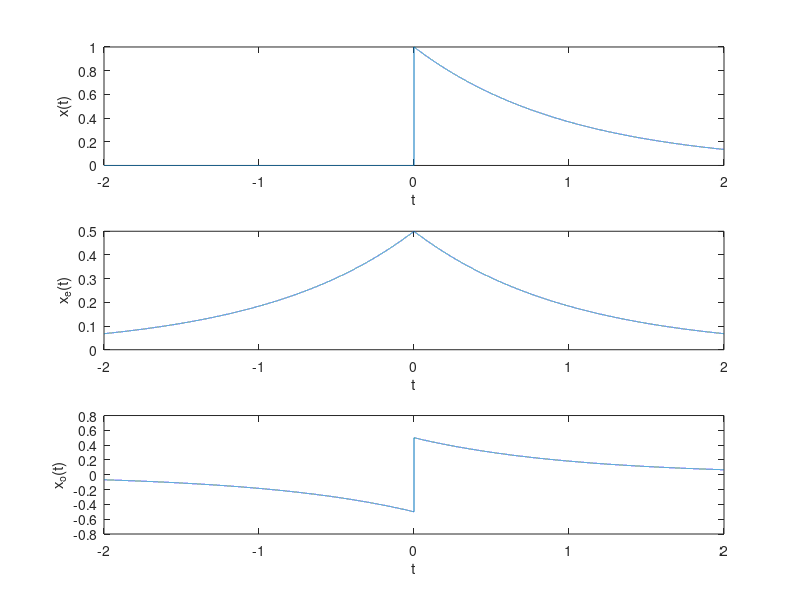

Write MATLAB code to recreate this figure.
t = linspace(-2,2,40000); %linspace(x-ve,+ve,accuracy/no of points calc)
x = @(t) exp(-t).*(t>0) + 0.5*(t==0);
xe = (x(t)+x(-t))/2; xo = (x(t)-x(-t))/2;
subplot(311); plot(t,x(t)); xlabel('t'); ylabel('x(t)');
subplot(312); plot(t,xe); xlabel('t'); ylabel('x_e(t)');
subplot(313); plot(t,xo); xlabel('t'); ylabel('x_o(t)');